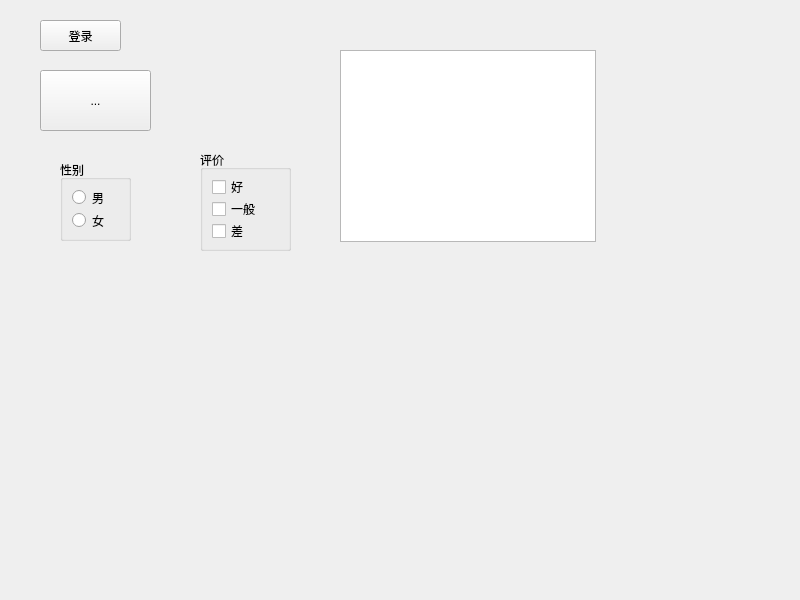
<?xml version="1.0" encoding="UTF-8"?>
<ui version="4.0">
 <class>MainWindow</class>
 <widget class="QMainWindow" name="MainWindow">
  <property name="geometry">
   <rect>
    <x>0</x>
    <y>0</y>
    <width>800</width>
    <height>600</height>
   </rect>
  </property>
  <property name="windowTitle">
   <string>MainWindow</string>
  </property>
  <widget class="QWidget" name="centralwidget">
   <widget class="QPushButton" name="pushButton">
    <property name="geometry">
     <rect>
      <x>40</x>
      <y>20</y>
      <width>81</width>
      <height>31</height>
     </rect>
    </property>
    <property name="text">
     <string>登录</string>
    </property>
   </widget>
   <widget class="QToolButton" name="toolButton">
    <property name="geometry">
     <rect>
      <x>40</x>
      <y>70</y>
      <width>111</width>
      <height>61</height>
     </rect>
    </property>
    <property name="text">
     <string>...</string>
    </property>
    <property name="icon">
     <iconset resource="res.qrc">
      <normaloff>:/image/01.png</normaloff>:/image/01.png</iconset>
    </property>
    <property name="iconSize">
     <size>
      <width>32</width>
      <height>32</height>
     </size>
    </property>
   </widget>
   <widget class="QGroupBox" name="groupBox">
    <property name="geometry">
     <rect>
      <x>60</x>
      <y>160</y>
      <width>71</width>
      <height>81</height>
     </rect>
    </property>
    <property name="title">
     <string>性别</string>
    </property>
    <layout class="QVBoxLayout" name="verticalLayout">
     <item>
      <widget class="QRadioButton" name="rBtnMan">
       <property name="text">
        <string>男</string>
       </property>
      </widget>
     </item>
     <item>
      <widget class="QRadioButton" name="rBtnWoman">
       <property name="text">
        <string>女</string>
       </property>
      </widget>
     </item>
    </layout>
   </widget>
   <widget class="QGroupBox" name="groupBox_2">
    <property name="geometry">
     <rect>
      <x>200</x>
      <y>150</y>
      <width>91</width>
      <height>101</height>
     </rect>
    </property>
    <property name="title">
     <string>评价</string>
    </property>
    <layout class="QVBoxLayout" name="verticalLayout_2">
     <item>
      <widget class="QCheckBox" name="checkBox">
       <property name="text">
        <string>好</string>
       </property>
      </widget>
     </item>
     <item>
      <widget class="QCheckBox" name="checkBox_2">
       <property name="text">
        <string>一般</string>
       </property>
      </widget>
     </item>
     <item>
      <widget class="QCheckBox" name="cBox">
       <property name="mouseTracking">
        <bool>true</bool>
       </property>
       <property name="text">
        <string>差</string>
       </property>
      </widget>
     </item>
    </layout>
   </widget>
   <widget class="QListWidget" name="listWidget">
    <property name="geometry">
     <rect>
      <x>340</x>
      <y>50</y>
      <width>256</width>
      <height>192</height>
     </rect>
    </property>
   </widget>
  </widget>
 </widget>
 <resources>
  <include location="res.qrc"/>
 </resources>
 <connections/>
</ui>
